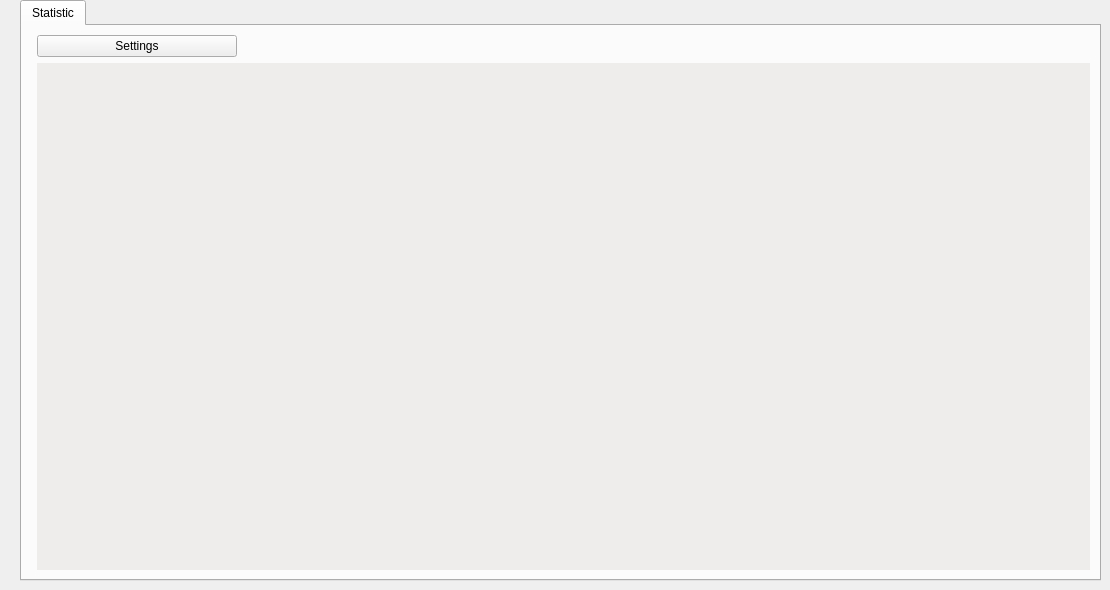
     <widget class="QWidget" name="tabWidgetPage3">
      <attribute name="title">
       <string>Tools</string>
      </attribute>
      <widget class="QPushButton" name="pushButton_exptab">
       <property name="enabled">
        <bool>false</bool>
       </property>
       <property name="geometry">
        <rect>
         <x>30</x>
         <y>80</y>
         <width>121</width>
         <height>28</height>
        </rect>
       </property>
       <property name="text">
        <string>Export TAB</string>
       </property>
      </widget>
      <widget class="QTabWidget" name="tabWidget_2">
       <property name="geometry">
        <rect>
         <x>20</x>
         <y>0</y>
         <width>1081</width>
         <height>581</height>
        </rect>
       </property>
       <property name="currentIndex">
        <number>0</number>
       </property>
       <widget class="QWidget" name="tab_8">
        <attribute name="title">
         <string>Statistic</string>
        </attribute>
        <layout class="QFormLayout" name="formLayout_2">
         <property name="fieldGrowthPolicy">
          <enum>QFormLayout::AllNonFixedFieldsGrow</enum>
         </property>
         <item row="0" column="1">
          <widget class="QPushButton" name="pushButtonQuant">
           <property name="maximumSize">
            <size>
             <width>200</width>
             <height>16777215</height>
            </size>
           </property>
           <property name="text">
            <string>Settings</string>
           </property>
          </widget>
         </item>
         <item row="2" column="1">
          <widget class="Mplwidget" name="widget" native="true">
           <property name="sizePolicy">
            <sizepolicy hsizetype="Expanding" vsizetype="Expanding">
             <horstretch>0</horstretch>
             <verstretch>0</verstretch>
            </sizepolicy>
           </property>
           <property name="minimumSize">
            <size>
             <width>0</width>
             <height>460</height>
            </size>
           </property>
           <property name="styleSheet">
            <string notr="true">background-color: rgb(239, 236, 236);</string>
           </property>
          </widget>
         </item>
        </layout>
       </widget>
      </widget>
     </widget>
